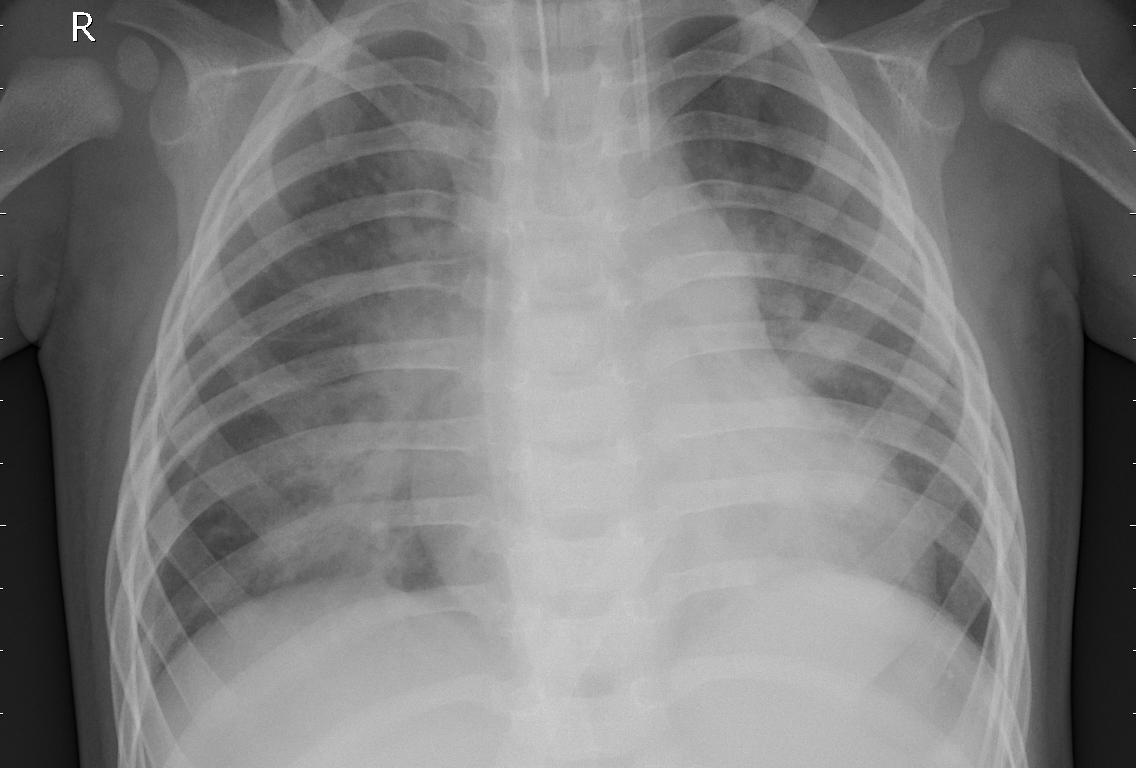
#> input picture deploy/web_v2/samples/bacterial.jpeg, 1136 x 768 px
$ python -i slide_xray_tiles.py   (imports and definitions only)
#> lines starting #> are read from the running program, lines starting #| are printed output that depends on the picture
"""발표 슬라이드용 X선 사진 9장(원본 + 필터 8종, 가장 센 단계)을 다시 만든다. src/equipment_tiles.py 의 개선판.

바뀐 점 (모델·점수와 무관한 그림용):
  - 사진: train 정상 한 장(NORMAL2-IM-0537-0001, 폐·심장·횡격막이 한눈에 보이고 글자 표식이 잘리지 않는 사진).
  - 모양: 모델 입력처럼 찌그러뜨리지 않고, 원본 가운데를 정사각형으로 잘라 512×512로 줄인다(LANCZOS).
    모델 입력(전체를 512×512로 눌러 맞춤)과는 모양이 다르지만 필터 코드와 강도는 같다.
필터와 강도는 reports/equipment_v2/strength_fixed_512.md 와 같다 (선량 1/64, 노출시간 8mm, 산란 k=1.0,
관전압 (0.60, 0.5), 센서 2.0mm, 경계 강조 α 2.0, 대비 보정 HE, JPEG 품질 20). 노이즈 seed 42.
val·test 사진은 열지 않는다 (train 사진만).

사용 예 (p1 폴더에서):
    .venv/bin/python src/slide_xray_tiles.py
"""
import argparse
import sys
from pathlib import Path

import numpy as np
from PIL import Image

ROOT = Path(__file__).resolve().parents[1]
sys.path.insert(0, str(ROOT / "training"))
from equipment_direct import EQUIP, apply_equipment  # noqa: E402
from shift_filters import SHIFTS, apply_shift  # noqa: E402

SIZE = 512
NEW = ["dose", "motion", "scatter", "kvp", "sensor"]
REUSED = ["sharpen", "equalize", "jpeg"]


def square_gray(path, size=SIZE):
    """원본 가운데를 정사각형으로 잘라 회색조 size×size 로 줄인다 (찌그러뜨리지 않음)."""
#> called with path = '../deploy/web_v2/samples/bacterial.jpeg', size = 512
    with Image.open(path) as im:
#> im is the input picture: PIL image 1136x768 L; min 0, max 255, mean 125.1
        g = im.convert("L")
        w, h = g.size
#> w = 1136; h = 768
        s = min(w, h)
#> s = 768
        left, top = (w - s) // 2, (h - s) // 2
#> left = 184; top = 0
        g = g.crop((left, top, left + s, top + s)).resize((size, size), Image.LANCZOS)
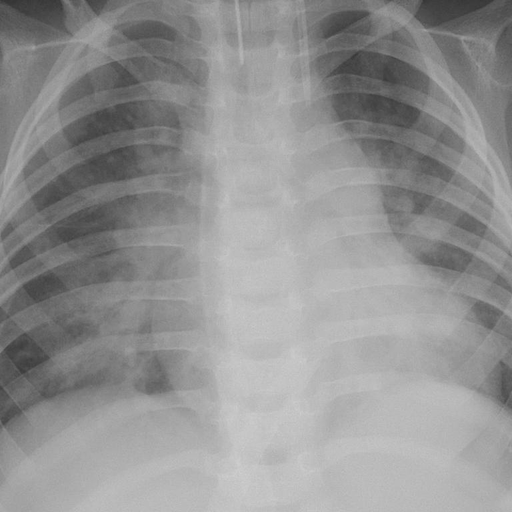
#> g: PIL image 512x512 L; min 52, max 207, mean 146.4
    return np.asarray(g, dtype=np.uint8)


def main():
    ap = argparse.ArgumentParser()
    ap.add_argument("--images", default=str(Path.home() / "data/chest_xray"))
    ap.add_argument("--image", default="train/NORMAL/NORMAL2-IM-0537-0001.jpeg", help="이미지 루트 기준 상대 경로 (train 사진만)")
    ap.add_argument("--out", default=str(ROOT / "reports/equipment_v2/tiles_slide"))
    ap.add_argument("--seed", type=int, default=42)
    args = ap.parse_args()
    if not args.image.startswith("train/"):
        raise SystemExit("슬라이드 사진은 train 폴더의 사진만 쓴다.")
    out = Path(args.out)
    out.mkdir(parents=True, exist_ok=True)
    g = square_gray(Path(args.images).expanduser() / args.image)
    tiles = {"original": g}
    for name in NEW:
        tiles[name] = apply_equipment(g, name, 3, seed=args.seed)
    for name in REUSED:
        tiles[name] = apply_shift(g, name, 3, seed=args.seed)
    for name, arr in tiles.items():
        Image.fromarray(arr).save(out / f"{name}.png")
        label = "원본" if name == "original" else (EQUIP[name]["labels"][2] if name in EQUIP else SHIFTS[name]["levels"][2])
        print(f"저장: {out / (name + '.png')}  (강 = {label})")


# [2 lines not run here, left out]

>>> result = square_gray('../deploy/web_v2/samples/bacterial.jpeg')

$ run again, on deploy/web_v2/samples/viral.jpeg
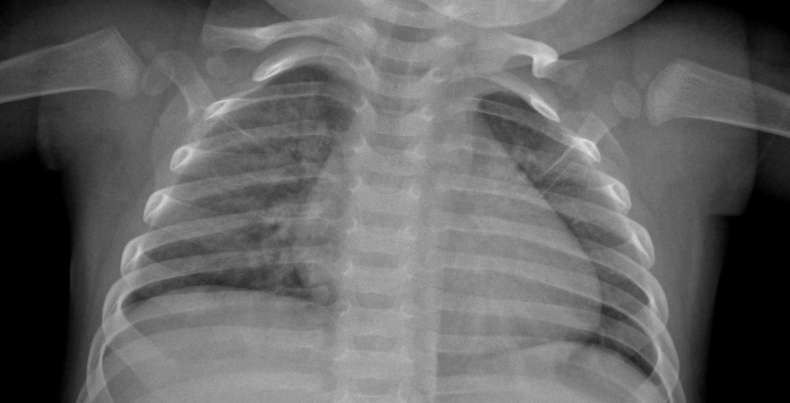
#> input picture deploy/web_v2/samples/viral.jpeg, 1580 x 805 px (shown at 1/2 size)
#> in square_gray, im is the input picture: PIL image 1580x805 L; min 0, max 225, mean 100
#> in square_gray, `g = g.crop((left, top, left + s, top + s)).resize((size, size), Image...`:
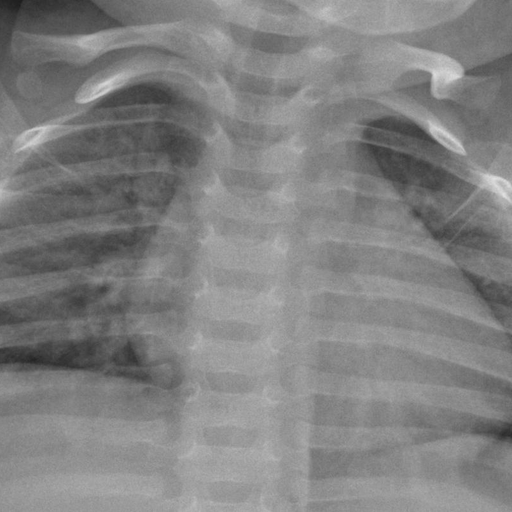
#> g: PIL image 512x512 L; min 29, max 224, mean 129.2
